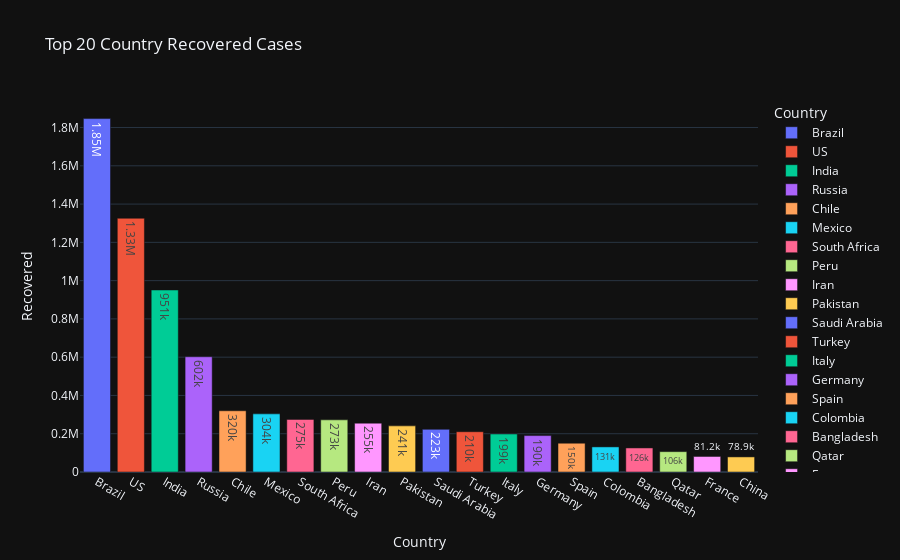

Source (notebook cell):
### Code cell
px.bar(country_Recovered,x='Country',y='Recovered',color='Country',text_auto='.3s',title='Top 20 Country Recovered Cases',template="plotly_dark")

### Figure 1 — Plotly figure (JSON) as saved in the notebook; plotly's stock layout.template omitted (floating-point values rounded to 4 significant figures)
{"data": [{"alignmentgroup": "True", "hovertemplate": "Country=%{x}<br>Recovered=%{y}<extra></extra>", "legendgroup": "Brazil", "marker": {"color": "#636efa", "pattern": {"shape": ""}}, "name": "Brazil", "offsetgroup": "Brazil", "orientation": "v", "showlegend": true, "textposition": "auto", "texttemplate": "%{y:.3s}", "type": "bar", "x": ["Brazil"], "xaxis": "x", "y": [1846641], "yaxis": "y"}, {"alignmentgroup": "True", "hovertemplate": "Country=%{x}<br>Recovered=%{y}<extra></extra>", "legendgroup": "US", "marker": {"color": "#EF553B", "pattern": {"shape": ""}}, "name": "US", "offsetgroup": "US", "orientation": "v", "showlegend": true, "textposition": "auto", "texttemplate": "%{y:.3s}", "type": "bar", "x": ["US"], "xaxis": "x", "y": [1325804], "yaxis": "y"}, {"alignmentgroup": "True", "hovertemplate": "Country=%{x}<br>Recovered=%{y}<extra></extra>", "legendgroup": "India", "marker": {"color": "#00cc96", "pattern": {"shape": ""}}, "name": "India", "offsetgroup": "India", "orientation": "v", "showlegend": true, "textposition": "auto", "texttemplate": "%{y:.3s}", "type": "bar", "x": ["India"], "xaxis": "x", "y": [951166], "yaxis": "y"}, {"alignmentgroup": "True", "hovertemplate": "Country=%{x}<br>Recovered=%{y}<extra></extra>", "legendgroup": "Russia", "marker": {"color": "#ab63fa", "pattern": {"shape": ""}}, "name": "Russia", "offsetgroup": "Russia", "orientation": "v", "showlegend": true, "textposition": "auto", "texttemplate": "%{y:.3s}", "type": "bar", "x": ["Russia"], "xaxis": "x", "y": [602249], "yaxis": "y"}, {"alignmentgroup": "True", "hovertemplate": "Country=%{x}<br>Recovered=%{y}<extra></extra>", "legendgroup": "Chile", "marker": {"color": "#FFA15A", "pattern": {"shape": ""}}, "name": "Chile", "offsetgroup": "Chile", "orientation": "v", "showlegend": true, "textposition": "auto", "texttemplate": "%{y:.3s}", "type": "bar", "x": ["Chile"], "xaxis": "x", "y": [319954], "yaxis": "y"}, {"alignmentgroup": "True", "hovertemplate": "Country=%{x}<br>Recovered=%{y}<extra></extra>", "legendgroup": "Mexico", "marker": {"color": "#19d3f3", "pattern": {"shape": ""}}, "name": "Mexico", "offsetgroup": "Mexico", "orientation": "v", "showlegend": true, "textposition": "auto", "texttemplate": "%{y:.3s}", "type": "bar", "x": ["Mexico"], "xaxis": "x", "y": [303810], "yaxis": "y"}, {"alignmentgroup": "True", "hovertemplate": "Country=%{x}<br>Recovered=%{y}<extra></extra>", "legendgroup": "South Africa", "marker": {"color": "#FF6692", "pattern": {"shape": ""}}, "name": "South Africa", "offsetgroup": "South Africa", "orientation": "v", "showlegend": true, "textposition": "auto", "texttemplate": "%{y:.3s}", "type": "bar", "x": ["South Africa"], "xaxis": "x", "y": [274925], "yaxis": "y"}, {"alignmentgroup": "True", "hovertemplate": "Country=%{x}<br>Recovered=%{y}<extra></extra>", "legendgroup": "Peru", "marker": {"color": "#B6E880", "pattern": {"shape": ""}}, "name": "Peru", "offsetgroup": "Peru", "orientation": "v", "showlegend": true, "textposition": "auto", "texttemplate": "%{y:.3s}", "type": "bar", "x": ["Peru"], "xaxis": "x", "y": [272547], "yaxis": "y"}, {"alignmentgroup": "True", "hovertemplate": "Country=%{x}<br>Recovered=%{y}<extra></extra>", "legendgroup": "Iran", "marker": {"color": "#FF97FF", "pattern": {"shape": ""}}, "name": "Iran", "offsetgroup": "Iran", "orientation": "v", "showlegend": true, "textposition": "auto", "texttemplate": "%{y:.3s}", "type": "bar", "x": ["Iran"], "xaxis": "x", "y": [255144], "yaxis": "y"}, {"alignmentgroup": "True", "hovertemplate": "Country=%{x}<br>Recovered=%{y}<extra></extra>", "legendgroup": "Pakistan", "marker": {"color": "#FECB52", "pattern": {"shape": ""}}, "name": "Pakistan", "offsetgroup": "Pakistan", "orientation": "v", "showlegend": true, "textposition": "auto", "texttemplate": "%{y:.3s}", "type": "bar", "x": ["Pakistan"], "xaxis": "x", "y": [241026], "yaxis": "y"}, {"alignmentgroup": "True", "hovertemplate": "Country=%{x}<br>Recovered=%{y}<extra></extra>", "legendgroup": "Saudi Arabia", "marker": {"color": "#636efa", "pattern": {"shape": ""}}, "name": "Saudi Arabia", "offsetgroup": "Saudi Arabia", "orientation": "v", "showlegend": true, "textposition": "auto", "texttemplate": "%{y:.3s}", "type": "bar", "x": ["Saudi Arabia"], "xaxis": "x", "y": [222936], "yaxis": "y"}, {"alignmentgroup": "True", "hovertemplate": "Country=%{x}<br>Recovered=%{y}<extra></extra>", "legendgroup": "Turkey", "marker": {"color": "#EF553B", "pattern": {"shape": ""}}, "name": "Turkey", "offsetgroup": "Turkey", "orientation": "v", "showlegend": true, "textposition": "auto", "texttemplate": "%{y:.3s}", "type": "bar", "x": ["Turkey"], "xaxis": "x", "y": [210469], "yaxis": "y"}, {"alignmentgroup": "True", "hovertemplate": "Country=%{x}<br>Recovered=%{y}<extra></extra>", "legendgroup": "Italy", "marker": {"color": "#00cc96", "pattern": {"shape": ""}}, "name": "Italy", "offsetgroup": "Italy", "orientation": "v", "showlegend": true, "textposition": "auto", "texttemplate": "%{y:.3s}", "type": "bar", "x": ["Italy"], "xaxis": "x", "y": [198593], "yaxis": "y"}, {"alignmentgroup": "True", "hovertemplate": "Country=%{x}<br>Recovered=%{y}<extra></extra>", "legendgroup": "Germany", "marker": {"color": "#ab63fa", "pattern": {"shape": ""}}, "name": "Germany", "offsetgroup": "Germany", "orientation": "v", "showlegend": true, "textposition": "auto", "texttemplate": "%{y:.3s}", "type": "bar", "x": ["Germany"], "xaxis": "x", "y": [190314], "yaxis": "y"}, {"alignmentgroup": "True", "hovertemplate": "Country=%{x}<br>Recovered=%{y}<extra></extra>", "legendgroup": "Spain", "marker": {"color": "#FFA15A", "pattern": {"shape": ""}}, "name": "Spain", "offsetgroup": "Spain", "orientation": "v", "showlegend": true, "textposition": "auto", "texttemplate": "%{y:.3s}", "type": "bar", "x": ["Spain"], "xaxis": "x", "y": [150376], "yaxis": "y"}, {"alignmentgroup": "True", "hovertemplate": "Country=%{x}<br>Recovered=%{y}<extra></extra>", "legendgroup": "Colombia", "marker": {"color": "#19d3f3", "pattern": {"shape": ""}}, "name": "Colombia", "offsetgroup": "Colombia", "orientation": "v", "showlegend": true, "textposition": "auto", "texttemplate": "%{y:.3s}", "type": "bar", "x": ["Colombia"], "xaxis": "x", "y": [131161], "yaxis": "y"}, {"alignmentgroup": "True", "hovertemplate": "Country=%{x}<br>Recovered=%{y}<extra></extra>", "legendgroup": "Bangladesh", "marker": {"color": "#FF6692", "pattern": {"shape": ""}}, "name": "Bangladesh", "offsetgroup": "Bangladesh", "orientation": "v", "showlegend": true, "textposition": "auto", "texttemplate": "%{y:.3s}", "type": "bar", "x": ["Bangladesh"], "xaxis": "x", "y": [125683], "yaxis": "y"}, {"alignmentgroup": "True", "hovertemplate": "Country=%{x}<br>Recovered=%{y}<extra></extra>", "legendgroup": "Qatar", "marker": {"color": "#B6E880", "pattern": {"shape": ""}}, "name": "Qatar", "offsetgroup": "Qatar", "orientation": "v", "showlegend": true, "textposition": "auto", "texttemplate": "%{y:.3s}", "type": "bar", "x": ["Qatar"], "xaxis": "x", "y": [106328], "yaxis": "y"}, {"alignmentgroup": "True", "hovertemplate": "Country=%{x}<br>Recovered=%{y}<extra></extra>", "legendgroup": "France", "marker": {"color": "#FF97FF", "pattern": {"shape": ""}}, "name": "France", "offsetgroup": "France", "orientation": "v", "showlegend": true, "textposition": "auto", "texttemplate": "%{y:.3s}", "type": "bar", "x": ["France"], "xaxis": "x", "y": [81212], "yaxis": "y"}, {"alignmentgroup": "True", "hovertemplate": "Country=%{x}<br>Recovered=%{y}<extra></extra>", "legendgroup": "China", "marker": {"color": "#FECB52", "pattern": {"shape": ""}}, "name": "China", "offsetgroup": "China", "orientation": "v", "showlegend": true, "textposition": "auto", "texttemplate": "%{y:.3s}", "type": "bar", "x": ["China"], "xaxis": "x", "y": [78869], "yaxis": "y"}], "layout": {"barmode": "relative", "legend": {"title": {"text": "Country"}, "tracegroupgap": 0}, "title": {"text": "Top 20 Country Recovered Cases"}, "xaxis": {"anchor": "y", "categoryarray": ["Brazil", "US", "India", "Russia", "Chile", "Mexico", "South Africa", "Peru", "Iran", "Pakistan", "Saudi Arabia", "Turkey", "Italy", "Germany", "Spain", "Colombia", "Bangladesh", "Qatar", "France", "China"], "categoryorder": "array", "domain": [0, 1], "title": {"text": "Country"}}, "yaxis": {"anchor": "x", "domain": [0, 1], "title": {"text": "Recovered"}}}}
